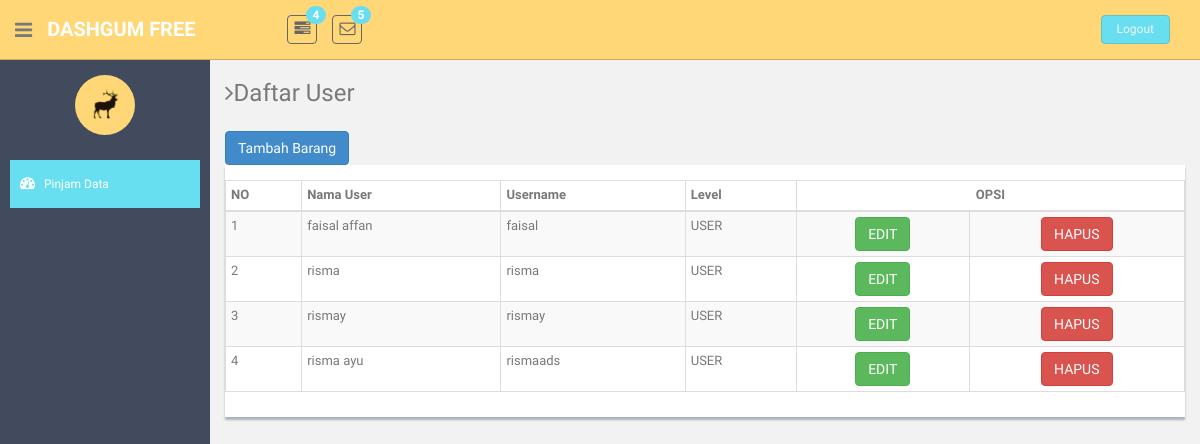
The page /index.php/user on the database as committed earlier.
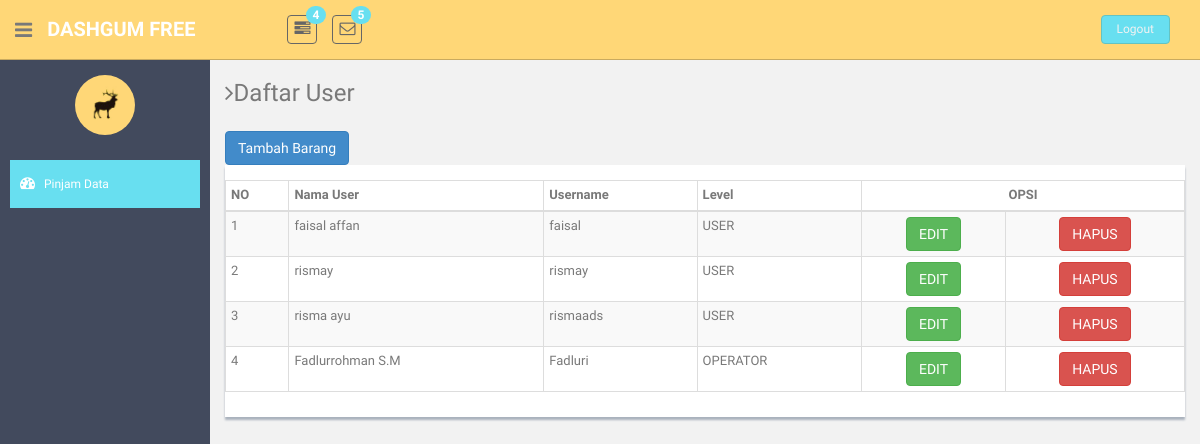
The same page on the database as committed later.
### tables this page shows
CREATE TABLE `user` (
  `id_user` int(11) NOT NULL,
  `nama_user` varchar(100) NOT NULL,
  `username` varchar(100) NOT NULL,
  `password` varchar(100) NOT NULL,
  `level` int(11) NOT NULL
);

### application/controllers/User.php (called while the page is built, shortened)
<?php
class User extends CI_Controller {
    public function __construct() {
        $this->load->model('User_model');
    }
    public function index()
    {
        $data['konten'] = "daftar_user";
        $data['user'] = $this->User_model->getUser();
        $this->load->view('template', $data);
    }
}

### index.php (called while the page is built, shortened)
<?php
require_once BASEPATH.'core/CodeIgniter.php';

### application/models/User_model.php (called while the page is built, shortened)
<?php
class User_model extends CI_Model {
    public function getUser()
    {
        return $this->db->select('*')
        ->from('user')
        ->where('level !=', 2)
        ->get()
        ->result();
    }
}

### application/views/daftar_user.php (the view, shortened to what this page needs)
<h3><i class="fa fa-angle-right"></i>Daftar User</h3>
<div class="row mt">
	<div class="col-lg-12">
		<button type="button" class="btn btn-primary" data-toggle="modal" data-target="#tambahModal">Tambah
			Barang</button>
		<div class="content-panel">
			<section id="unseen">
				<table class="table table-bordered table-striped table-condensed">
					<thead>
						<tr>
							<th>NO</th>
							<th class="numeric">Nama User</th>
							<th class="numeric">Username</th>
							<th class="numeric">Level</th>
							<th class="numeric text-center" colspan="2">OPSI</th>
						</tr>
					</thead>
					<tbody>
						<?php $no=1; ?>
						<?php foreach ($user as $u ) : ?>
						<tr>
							<td><?= $no ?></td>
							<td><?= $u->nama_user ?></td>
							<td><?= $u->username ?></td>
							<?php if ($u->level == 1) : ?>
							<td>OPERATOR</td>
							<?php else: ?>
							<td>USER</td>
							<?php endif ?>
							<td class="text-center">
								<button type="button" class="btn btn-success" onclick="window.location.href='<?= base_url('user/edit/') . $u->id_user ?>'">EDIT</button>
							</td>
							<td class="text-center">
								<button type="button" class="btn btn-danger" onclick="return hapus(<?= $u->id_user ?>);">HAPUS</button>
							</td>
						</tr>
						<?php $no++; ?>
						<?php endforeach; ?>
					</tbody>
				</table>
			</section>
		</div>
	</div>
</div>

### application/views/template.php (shortened to what this page needs)
<!DOCTYPE html>
<html lang="en">
<head>
	<link href="<?=base_url()?>assets/css/bootstrap.css" rel="stylesheet">
	<link href="<?=base_url()?><?=base_url()?>assets/font-awesome/css/font-awesome.css" rel="stylesheet" />
	<link rel="stylesheet" type="text/css" href="<?=base_url()?><?=base_url()?>assets/css/zabuto_calendar.css">
	<link rel="stylesheet" type="text/css" href="<?=base_url()?>assets/js/gritter/css/jquery.gritter.css" />
	<link rel="stylesheet" type="text/css" href="<?=base_url()?>assets/lineicons/style.css">
	<link href="<?=base_url()?>assets/css/style.css" rel="stylesheet">
	<link href="<?=base_url()?>assets/css/style-responsive.css" rel="stylesheet">
	<link rel="stylesheet" href="https://cdn.datatables.net/1.10.19/css/jquery.dataTables.min.css">
</head>
<body>
	<section id="container">
		<header class="header black-bg">
			<div class="sidebar-toggle-box">
				<div class="fa fa-bars tooltips" data-placement="right" data-original-title="Toggle Navigation"></div>
			</div>
			<a href="index.html" class="logo"><b>DASHGUM FREE</b></a>
			<div class="nav notify-row" id="top_menu">
				<ul class="nav top-menu">
					<li class="dropdown">
						<a data-toggle="dropdown" class="dropdown-toggle" href="index.html#">
							<i class="fa fa-tasks"></i>
							<span class="badge bg-theme">4</span>
						</a>
					</li>
					<li id="header_inbox_bar" class="dropdown">
						<a data-toggle="dropdown" class="dropdown-toggle" href="index.html#">
							<i class="fa fa-envelope-o"></i>
							<span class="badge bg-theme">5</span>
						</a>
					</li>
				</ul>
			</div>
			<div class="top-menu">
				<ul class="nav pull-right top-menu">
					<li><a class="logout" href="<?= base_url('login/logout') ?>">Logout</a></li>
				</ul>
			</div>
		</header>
		<aside>
			<div id="sidebar" class="nav-collapse ">
				<ul class="sidebar-menu" id="nav-accordion">
					<p class="centered"><a href="profile.html"><img src="assets/img/ui-sam.jpg" class="img-circle"
					width="60"></a></p>
					<?php if ($_SESSION['level'] == 0) : ?>
					<li class="mt">
						<a class="active" href="<?= base_url('home') ?>">
							<i class="fa fa-dashboard"></i>
							<span>Pinjam Data</span>
						</a>
					</li>
					<?php endif; ?>
				</ul>
			</div>
		</aside>
		<section id="main-content">
			<section class="wrapper">
				<?php $this->load->view($konten); ?>
			</section>
		</section>
	</section>
</body>
</html>

### assets/css/style.css (style rules this page uses)
body { color: #797979; background: #f2f2f2; font-family: 'Ruda', sans-serif; padding: 0px !important; margin: 0px !important; font-size:13px; }
ul li { list-style: none; }
a, a:hover, a:focus { text-decoration: none; outline: none; }
#container { width: 100%; height: 100%; }
.bg-theme { background-color: #68dff0; }
.centered { text-align: center; }
.mt { margin-top: 25px; }
ul.top-menu > li > .logout { color: #f2f2f2; font-size: 12px; border-radius: 4px; -webkit-border-radius: 4px; border: 1px solid #64c3c2 !important; padding: 5px 15px; margin-right: 15px; background: #68dff0; margin-top: 15px; }
#sidebar { width: 210px; height: 100%; position: fixed; background: #424a5d; }
#sidebar ul li { position: relative; }
ul.sidebar-menu , ul.sidebar-menu li ul.sub { margin: -2px 0 0; padding: 0; }
ul.sidebar-menu { margin-top: 75px; }
ul.sidebar-menu li { margin-bottom: 5px; margin-left:10px; margin-right:10px; }
ul.sidebar-menu li a span { display: inline-block; }
ul.sidebar-menu li a { color: #aeb2b7; text-decoration: none; display: block; padding: 15px 0 15px 10px; font-size: 12px; outline: none; -webkit-transition: all 0.3s ease; -moz-transition: all 0.3s ease; -o-transition: all 0.3s ease; -ms-transition: all 0.3s ease; transition: all 0.3s ease; }
ul.sidebar-menu li a.active, ul.sidebar-menu li a:hover, ul.sidebar-menu li a:focus { background: #68dff0; color: #fff; display: block; -webkit-transition: all 0.3s ease; -moz-transition: all 0.3s ease; -o-transition: all 0.3s ease; -ms-transition: all 0.3s ease; transition: all 0.3s ease; }
ul.sidebar-menu li a i { font-size: 15px; padding-right: 6px; }
ul.sidebar-menu li a.active i { color: #fff; }
#main-content { margin-left: 210px; }
.header, .footer { min-height: 60px; padding: 0 15px; }
.header { position: fixed; left: 0; right: 0; z-index: 1002; }
.black-bg { background: #ffd777; border-bottom: 1px solid #c9aa5f; }
.wrapper { display: inline-block; margin-top: 60px; padding-left: 15px; padding-right: 15px; padding-bottom: 15px; padding-top: 0px; width: 100%; }
a.logo { font-size: 20px; color: #ffffff; float: left; margin-top: 15px; text-transform: uppercase; }
a.logo b { font-weight: 900; }
#top_menu .nav > li, ul.top-menu > li { float: left; }
.notify-row { float: left; margin-top: 15px; margin-left: 92px; }
ul.top-menu > li > a { color: #666666; font-size: 16px; border-radius: 4px; -webkit-border-radius: 4px; border:1px solid #666666 !important; padding: 2px 6px; margin-right: 15px; }
.notify-row .badge { position: absolute; right: -10px; top: -10px; z-index: 100; }
.sidebar-toggle-box { float: left; padding-right: 15px; margin-top: 20px; }
.sidebar-toggle-box .fa-bars { cursor: pointer; display: inline-block; font-size: 20px; }
.content-panel { background: #ffffff; box-shadow: 0px 3px 2px #aab2bd; padding-top: 15px; padding-bottom: 5px; }

Rows that differ between the two databases and show on the page:
no longer on this page (row edited): user: nama_user "risma", username "risma", level "USER"
added user: nama_user "Fadlurrohman S.M", username "Fadluri", level "OPERATOR"
